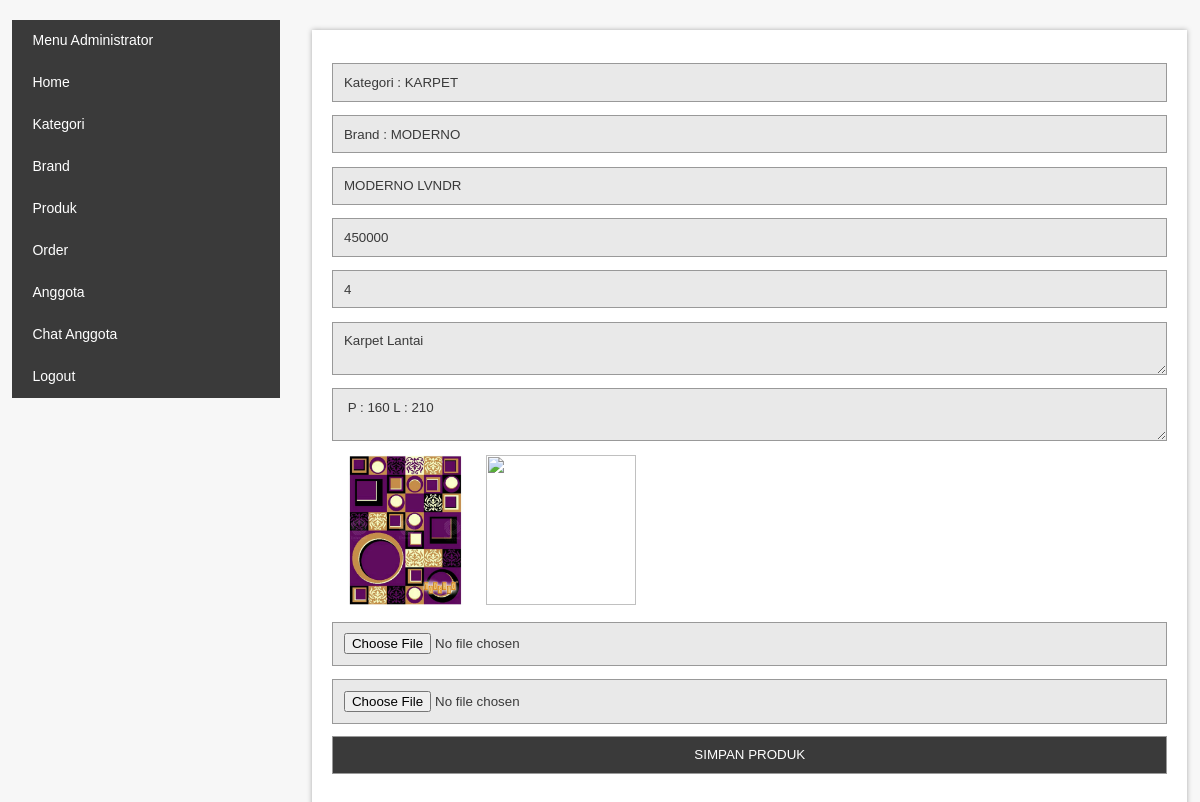
The app's page /admin/index.php?p=produkedit&idp=1 (signed in) with its own data.
### tables this page shows
CREATE TABLE IF NOT EXISTS `kategori` (
  `idkat` int(11) NOT NULL AUTO_INCREMENT,
  `idadmin` int(11) NOT NULL,
  `namakat` varchar(40) NOT NULL,
  PRIMARY KEY (`idkat`)
);

CREATE TABLE IF NOT EXISTS `brand` (
  `idbrand` int(11) NOT NULL AUTO_INCREMENT,
  `idkat` int(11) NOT NULL,
  `idadmin` int(11) NOT NULL,
  `namabrand` varchar(30) NOT NULL,
  PRIMARY KEY (`idbrand`)
);

CREATE TABLE IF NOT EXISTS `produk` (
  `idproduk` int(11) NOT NULL AUTO_INCREMENT,
  `idkat` int(11) NOT NULL,
  `idbrand` int(11) NOT NULL,
  `namaproduk` varchar(100) NOT NULL,
  `hargaproduk` double NOT NULL,
  `stok` int(11) NOT NULL,
  `spesifikasi` text NOT NULL,
  `detailproduk` text NOT NULL,
  `foto1` text NOT NULL,
  `foto2` text NOT NULL,
  `tglpost` datetime NOT NULL DEFAULT '0000-00-00 00:00:00',
  PRIMARY KEY (`idproduk`)
);

### admin/produkedit.php (the view, shortened to what this page needs)
<?php
	$sqlpr = mysql_query("select * from produk where idproduk='$_GET[idp]'");
	$rpr = mysql_fetch_array($sqlpr);
?>
<?php
$sqlk = mysql_query("select * from kategori where idkat='$rpr[idkat]'");
$rk = mysql_fetch_array($sqlk);
  echo "<input type='text' value='Kategori : $rk[namakat]' disabled>";
?>
<?php
$sqlb = mysql_query("select * from brand where idbrand='$rpr[idbrand]'");
$rb = mysql_fetch_array($sqlb);
  echo "<input type='text' value='Brand : $rb[namabrand]' disabled>";
?>
<form name="form1" method="post" action="" enctype="multipart/form-data">
  <input name="namaproduk" type="text" id="namaproduk" placeholder="Nama Produk" value="<?php echo "$rpr[namaproduk]"; ?>">
  <input name="hargaproduk" type="text" id="hargaproduk" placeholder="Harga Produk" value="<?php echo "$rpr[hargaproduk]"; ?>" />
  <input name="stok" type="text" id="stok" placeholder="Stok Produk" value="<?php echo "$rpr[stok]"; ?>" />
  <textarea name="spesifikasi" id="spesifikasi" placeholder="Spesifikasi Produk"><?php echo "$rpr[spesifikasi]"; ?></textarea>
  <textarea name="detailproduk" id="detailproduk" placeholder="Detail Produk"> <?php echo "$rpr[detailproduk]"; ?></textarea>
  <p>
  <?php echo "<img src='../fotoproduk/$rpr[foto1]' height='150px'>"; ?>
  <?php echo "<img src='../fotoproduk/$rpr[foto2]' height='150px'>"; ?>
  <input name="foto1" type="file" id="foto1" />
  <input name="foto2" type="file" id="foto2" />
  <input name="simpan" type="submit" id="simpan" value="SIMPAN PRODUK">
  </form>

### admin/style.css (style rules this page uses)
input[type="text"], input[type="password"], input[type="file"], select, textarea { width:100%; padding:0.8em; margin-top:1em; border:1px solid #999999; background-color:#E9E9E9; font-family:"Arial"; color:#3A3A3A; }
input[type="submit"] { width:100%; margin-top:0.9em; color:#FFFFFF; background-color:#3A3A3A; padding:0.8em; text-align:center; cursor:pointer; border:1px solid #999999; font-family:"Arial"; }

### records on screen
kategori: namakat "Kategori : KARPET"
brand: namabrand "Brand : MODERNO"
produk: namaproduk "MODERNO LVNDR", hargaproduk "450000", stok "4", spesifikasi "Karpet Lantai", detailproduk "P : 160 L : 210", foto1 (picture)
